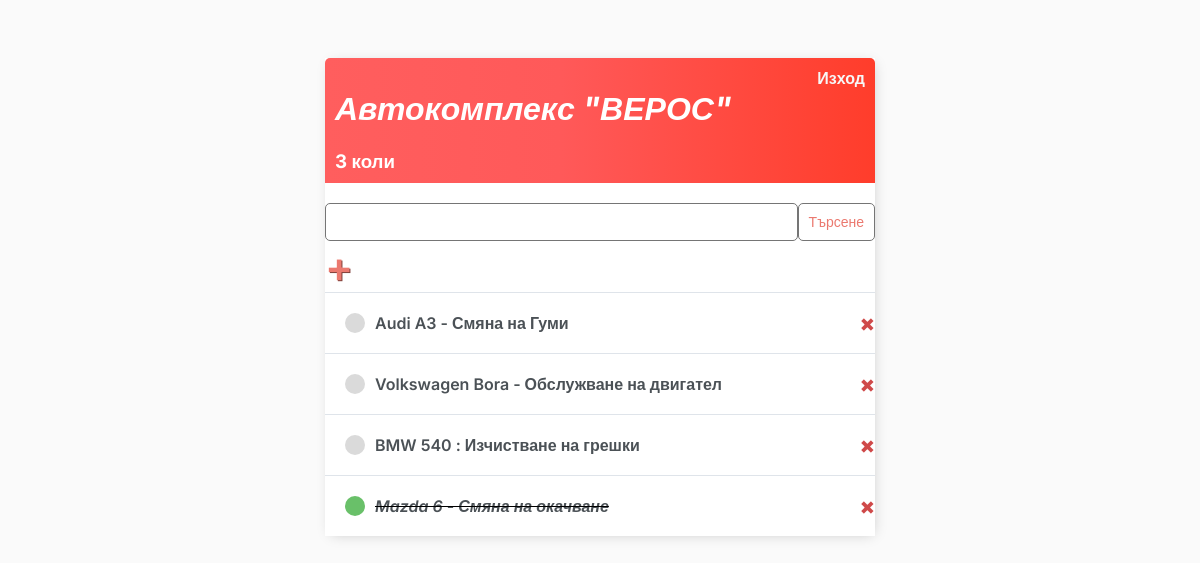
The app's page / (signed in) with its own data.
### base/models.py (models this page shows)
class Task(models.Model):
    user = models.ForeignKey(
        User, on_delete=models.CASCADE,null=True,blank=True)
    title = models.CharField(max_length = 200)
    description = models.TextField(null=True,blank=True)
    complete = models.BooleanField(default=False)
    create = models.DateTimeField(auto_now_add=True)
    def __str__(self):
        return self.title
    class Meta:
        ordering = ['complete']

### base/views.py (the view)
# urls.py: path('', TaskList.as_view(), name='tasks'),
class TaskList(LoginRequiredMixin, ListView):
    model = Task
    context_object_name = "tasks"
    def get_context_data(self, **kwargs):
        context = super().get_context_data(**kwargs)
        context['tasks'] = context['tasks'].filter(user=self.request.user)
        context['count'] = context['tasks'].filter(complete=False).count()
        search_input = self.request.GET.get('search-area') or ''
        if search_input:
            context['tasks'] = context['tasks'].filter(
                title__startswith=search_input)
        context['search_input'] = search_input
        return context

### base/templates/base/task_list.html
{% extends 'base/main.html' %}
{% block content %}
<div class="header-bar">
    <div>
        <h1><i>Автокомплекс "ВЕРОС"</i></h1>
        <h3 style="margin:0">{{count}} коли</h3>
    </div>
    {% if request.user.is_authenticated %}
    <a href="{% url 'logout' %}">Изход</a>
    {% else %}
    <a href="{% url 'login' %}">Вход</a>
    {% endif %}
    </div>
<div class="search-add-wrapper">
    <form method="GET" style="margin-top: 20px;display: flex;">
        <input type="text" name='search-area' value="{{search_input}}">
        <input class="button" type="submit" value="Търсене">
    </form>
    <a id="add-link" href="{% url 'task-create' %}">&#x2b</a>
</div>
<div class="task-items-wrapper">
    {% for task in tasks %}
        <div class="task-wrapper">
            {% if task.complete  %}
            <div class="task-title">
                <div class="task-complete-icon"></div>
                <i><s><a href="{% url 'task-update' task.id %}">{{task}}</a></s></i>
            </div>
            <a class="delete-link" href="{% url 'task-delete' task.id %}">&#215;</a>
            {% else %}
            <div class="task-title">
                <div class="task-incomplete-icon"></div>
                <a href="{% url 'task-update' task.id %}">{{task}}</a>
            </div>
            <a class="delete-link" href="{% url 'task-delete' task.id %}">&#215;</a>
            {% endif %}
        </div>
    {% empty %}
        <h3>Няма добавени автомобили</h3>
    {% endfor %}
</div>
{% endblock content %}

### base/templates/base/main.html (style rules this page uses)
body { background-color: #FAFAFA; font-family: 'Inter', sans-serif; padding-top: 50px; }
h1, h2, h3, h4, h5, h6, { font-family: 'Raleway', sans-serif; }
a, p { color: #4b5156 }
a { font-weight: 600; }
input { outline: none; border: none; }
.header-bar { display: flex; justify-content: space-between; color: #fff; padding: 10px; border-radius: 5px 5px 0 0; background: linear-gradient(90deg, #ff5e5e 0%, #ff5959 43%, #ff3d2b 100%); }
.header-bar a { color: rgb(247, 247, 247); text-decoration: none; }
.task-wrapper { display: flex; align-items: center; justify-content: space-between; background-color: #fff; border-top: 1px solid #dfe4ea; overflow: hidden; }
.task-title { display: flex; padding: 20px; }
.task-title a { text-decoration: none; color: #4b5156; margin-left: 10px; }
.task-complete-icon { height: 20px; width: 20px; background-color: rgb(105, 192, 105); border-radius: 50%; }
.task-incomplete-icon { height: 20px; width: 20px; background-color: rgb(218, 218, 218); border-radius: 50%; }
.delete-link { text-decoration: none; font-weight: 900; color: #cf4949; font-size: 22px; line-height: 0; padding: 20px 0px; }
#add-link { color: #EB796F; text-decoration: none; font-size: 42px; text-shadow: 1px 1px #81413b; }
input[type=text], input[type=password], textarea { border: 1px solid #757575; border-radius: 5px; padding: 10px; width: 90%; }
::placeholder { font-weight: 300; opacity: 0.5; }
.button { border: 1px solid #757575; background-color: #FFF; color: #EB796F; padding: 10px; font-size: 14px; border-radius: 5px; cursor: pointer; text-decoration: none; }

### records on screen
Task: title "Audi A3 - Смяна на Гуми"
Task: title "Volkswagen Bora - Обслужване на двигател"
Task: title "BMW 540 : Изчистване на грешки"
Task: title "Mazda 6 - Смяна на окачване"

### other values on screen
{{ count }} "3"
